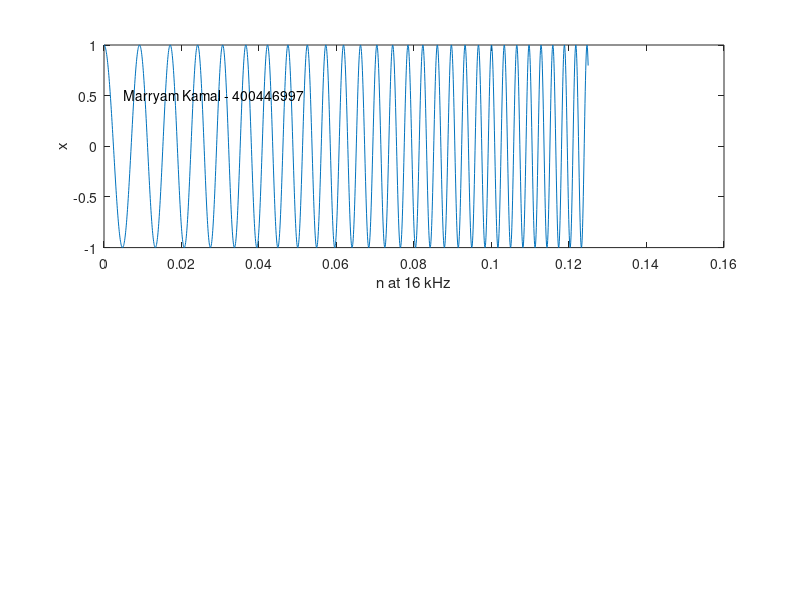
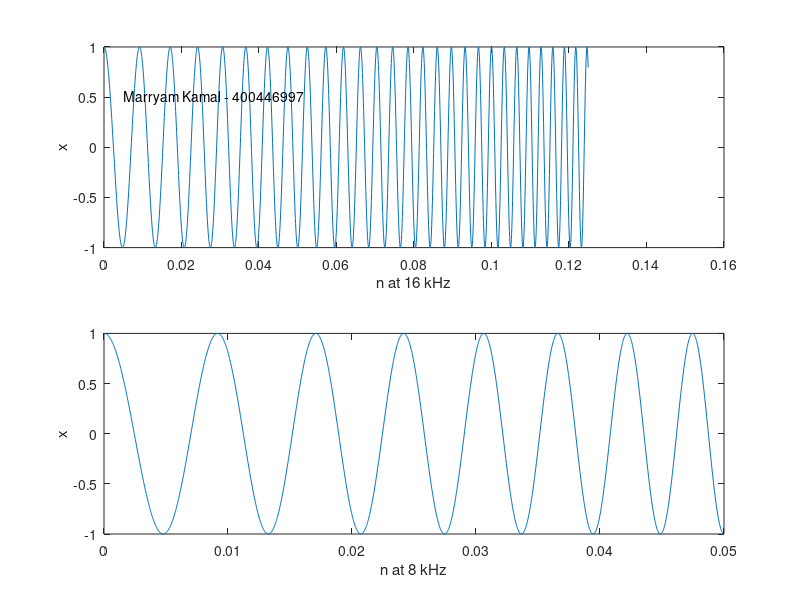

The MATLAB script that drew these images, in order:
% f = SimpleFunctions();
% n = -5:5;
% 
% % Do a plot of a sampled sinusoid with frequency f = 100 Hz
% f = 100;
% 
% % Sampling frequency and interval
% fs = 8000;
% Ts = 1/fs;
% 
% % Set time duration of plot, i.e., 10 msec.
% tfinalplot = 10e-3;
% 
% % Make the time vector for the plot
% nplot=0:Ts:tfinalplot;
% 
% % Sample the sinusoid.
% xnT = sin(2*pi*f*nplot);
% 
% % Make the plot
% stem(nplot, xnT);
% text(1, 0.5,'Marryam Kamal - 400446997', 'FontSize', 10)
% % Uncomment/edit this next line to save the graph.
% exportgraphics(gcf, 'q1_graph.jpg');


% function q2(f,x)
%     fs = 8000;
%     Ts = 1/fs;
%     tfinalplot = 10e-3;
%     nplot=0:Ts:tfinalplot;
%     tfinal = 2;
%     nsound=0:Ts:tfinal;
%     xnT = sin(2*pi*f*nsound);
%     subplot(4,1,x); stem(nplot, xnT(1:length(nplot)));
% end
% 
% % Making the subplots
% q2(7200,1);
% xlabel('n at 7200 Hz'); ylabel('x');
% q2(7600,2);
% xlabel('n at 7600 Hz'); ylabel('x');
% q2(7800,3);
% xlabel('n at 7800 Hz'); ylabel('x');
% q2(7900,4);
% xlabel('n at 7900 Hz'); ylabel('x');
% text(0.006, -0.5,'Marryam Kamal - 400446997', 'FontSize', 10)
%
% % % Uncomment/edit this next line to save the graph.
% exportgraphics(gcf, 'q3.jpg');

% %Initialize the concatenated vector
% xnT_combined = [];
% tfinal = 2;
% frequencies = [7200,7600,7800,7900];
% fs = 8000;
% Ts = 1/fs;
% nsound=0:Ts:tfinal;
% 
% for i = 1:length(frequencies)
%     % Generate the sinusoidal tone
%     f = frequencies(i);
%     xnT = sin(2*pi*f*nsound);
%     xnT_combined = [xnT_combined, xnT];
% end
% 
% audiowrite('concatenated_sound_q3.wav', xnT_combined, fs);

f = 100;
fs = 16000;
Ts = 1/fs;
tfinalplot = 8;

nplot=0:Ts:tfinalplot;
xnT = cos(pi*2000*nplot.^2 + 2*pi*f*nplot);

% Make the plot
subplot(2,1,1);plot(nplot(1:2000), xnT(1:2000));
xlabel('n at 16 kHz'); ylabel('x');
text(0.005, 0.5,'Marryam Kamal - 400446997', 'FontSize', 10)
exportgraphics(gcf, 'q5_a.jpg');
audiowrite('q5_a.wav', xnT, fs);

f = 100;
fs = 40000;
Ts = 1/fs;
tfinalplot = 8;

nplot=0:Ts:tfinalplot;
xnT = cos(pi*2000*nplot.^2 + 2*pi*f*nplot);

% Make the plot
subplot(2,1,2);plot(nplot(1:2000), xnT(1:2000));
xlabel('n at 8 kHz'); ylabel('x');
exportgraphics(gcf, 'q5_b.jpg');
audiowrite('q5_b.wav', xnT, fs);